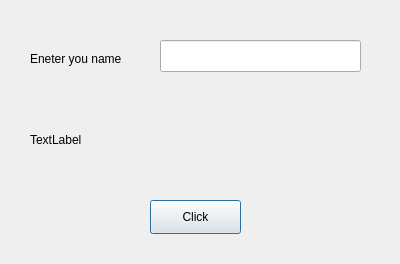
<?xml version="1.0" encoding="UTF-8"?>
<ui version="4.0">
 <class>Dialog</class>
 <widget class="QDialog" name="Dialog">
  <property name="geometry">
   <rect>
    <x>0</x>
    <y>0</y>
    <width>400</width>
    <height>264</height>
   </rect>
  </property>
  <property name="windowTitle">
   <string>Dialog</string>
  </property>
  <widget class="QLabel" name="label">
   <property name="geometry">
    <rect>
     <x>30</x>
     <y>50</y>
     <width>111</width>
     <height>18</height>
    </rect>
   </property>
   <property name="text">
    <string>Eneter you name</string>
   </property>
  </widget>
  <widget class="QLabel" name="labelResponse">
   <property name="geometry">
    <rect>
     <x>30</x>
     <y>130</y>
     <width>131</width>
     <height>20</height>
    </rect>
   </property>
   <property name="text">
    <string>TextLabel</string>
   </property>
  </widget>
  <widget class="QLineEdit" name="lineEditName">
   <property name="geometry">
    <rect>
     <x>160</x>
     <y>40</y>
     <width>201</width>
     <height>32</height>
    </rect>
   </property>
  </widget>
  <widget class="QPushButton" name="ButtonClickMe">
   <property name="geometry">
    <rect>
     <x>150</x>
     <y>200</y>
     <width>91</width>
     <height>34</height>
    </rect>
   </property>
   <property name="text">
    <string>Click</string>
   </property>
  </widget>
 </widget>
 <resources/>
 <connections/>
</ui>
